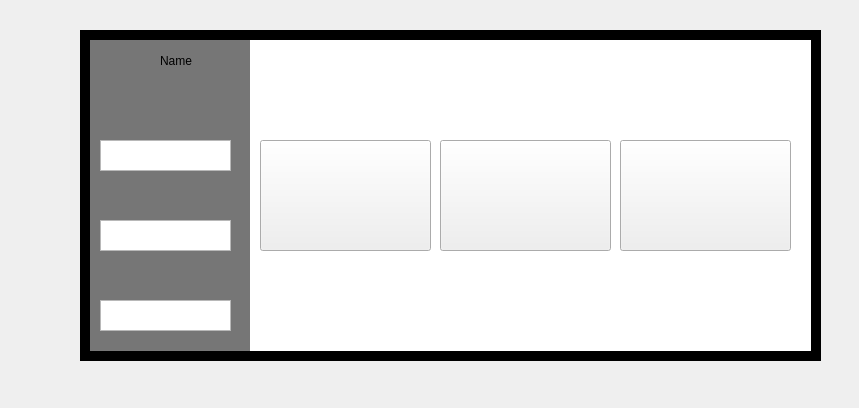
<?xml version="1.0" encoding="UTF-8"?>
<ui version="4.0">
 <class>Form</class>
 <widget class="QWidget" name="Form">
  <property name="geometry">
   <rect>
    <x>0</x>
    <y>0</y>
    <width>859</width>
    <height>408</height>
   </rect>
  </property>
  <property name="windowTitle">
   <string>Form</string>
  </property>
  <widget class="QLabel" name="label">
   <property name="geometry">
    <rect>
     <x>0</x>
     <y>0</y>
     <width>871</width>
     <height>411</height>
    </rect>
   </property>
   <property name="styleSheet">
    <string notr="true">image: url(:/newPrefix/fondogrande.png);
border-image: url(:/newPrefix/fondogrande.png);</string>
   </property>
   <property name="text">
    <string/>
   </property>
  </widget>
  <widget class="QLabel" name="label_2">
   <property name="geometry">
    <rect>
     <x>80</x>
     <y>30</y>
     <width>741</width>
     <height>331</height>
    </rect>
   </property>
   <property name="styleSheet">
    <string notr="true">background-color: rgb(0, 0, 0);</string>
   </property>
   <property name="text">
    <string/>
   </property>
  </widget>
  <widget class="QLabel" name="label_3">
   <property name="geometry">
    <rect>
     <x>90</x>
     <y>40</y>
     <width>161</width>
     <height>311</height>
    </rect>
   </property>
   <property name="styleSheet">
    <string notr="true">background-color: rgb(145, 145, 145);
background-color: rgb(118, 118, 118);</string>
   </property>
   <property name="text">
    <string/>
   </property>
  </widget>
  <widget class="QLabel" name="label_4">
   <property name="geometry">
    <rect>
     <x>250</x>
     <y>40</y>
     <width>561</width>
     <height>311</height>
    </rect>
   </property>
   <property name="styleSheet">
    <string notr="true">background-color: rgb(255, 255, 255);</string>
   </property>
   <property name="text">
    <string/>
   </property>
  </widget>
  <widget class="QLabel" name="label_5">
   <property name="geometry">
    <rect>
     <x>250</x>
     <y>40</y>
     <width>561</width>
     <height>51</height>
    </rect>
   </property>
   <property name="styleSheet">
    <string notr="true">image: url(:/newPrefix/superio.png);
border-image: url(:/newPrefix/superio.png);</string>
   </property>
   <property name="text">
    <string>&lt;html&gt;&lt;head/&gt;&lt;body&gt;&lt;p align=&quot;center&quot;&gt;&lt;span style=&quot; font-size:24pt; font-weight:600; color:#ffffff;&quot;&gt;Learn to recycle &lt;/span&gt;&lt;/p&gt;&lt;/body&gt;&lt;/html&gt;</string>
   </property>
  </widget>
  <widget class="QPushButton" name="pushButton">
   <property name="geometry">
    <rect>
     <x>260</x>
     <y>140</y>
     <width>171</width>
     <height>111</height>
    </rect>
   </property>
   <property name="styleSheet">
    <string notr="true">
border-image: url(:/newPrefix/boton1.png);</string>
   </property>
   <property name="text">
    <string/>
   </property>
  </widget>
  <widget class="QPushButton" name="pushButton_2">
   <property name="geometry">
    <rect>
     <x>440</x>
     <y>140</y>
     <width>171</width>
     <height>111</height>
    </rect>
   </property>
   <property name="styleSheet">
    <string notr="true">border-image: url(:/newPrefix/boton2.png);</string>
   </property>
   <property name="text">
    <string/>
   </property>
  </widget>
  <widget class="QLabel" name="label_6">
   <property name="geometry">
    <rect>
     <x>90</x>
     <y>40</y>
     <width>61</width>
     <height>51</height>
    </rect>
   </property>
   <property name="styleSheet">
    <string notr="true">border-image: url(:/newPrefix/user.png);</string>
   </property>
   <property name="text">
    <string/>
   </property>
  </widget>
  <widget class="QLabel" name="label_7">
   <property name="geometry">
    <rect>
     <x>160</x>
     <y>50</y>
     <width>71</width>
     <height>21</height>
    </rect>
   </property>
   <property name="text">
    <string>Name</string>
   </property>
  </widget>
  <widget class="QLabel" name="label_8">
   <property name="geometry">
    <rect>
     <x>100</x>
     <y>100</y>
     <width>121</width>
     <height>31</height>
    </rect>
   </property>
   <property name="styleSheet">
    <string notr="true">border-image: url(:/newPrefix/location.png);</string>
   </property>
   <property name="text">
    <string/>
   </property>
  </widget>
  <widget class="QLabel" name="label_9">
   <property name="geometry">
    <rect>
     <x>100</x>
     <y>180</y>
     <width>121</width>
     <height>31</height>
    </rect>
   </property>
   <property name="styleSheet">
    <string notr="true">border-image: url(:/newPrefix/Direction.png);</string>
   </property>
   <property name="text">
    <string/>
   </property>
  </widget>
  <widget class="QLabel" name="label_10">
   <property name="geometry">
    <rect>
     <x>100</x>
     <y>260</y>
     <width>121</width>
     <height>31</height>
    </rect>
   </property>
   <property name="styleSheet">
    <string notr="true">border-image: url(:/newPrefix/postal.png);</string>
   </property>
   <property name="text">
    <string/>
   </property>
  </widget>
  <widget class="QTextEdit" name="textEdit">
   <property name="geometry">
    <rect>
     <x>100</x>
     <y>140</y>
     <width>131</width>
     <height>31</height>
    </rect>
   </property>
  </widget>
  <widget class="QTextEdit" name="textEdit_2">
   <property name="geometry">
    <rect>
     <x>100</x>
     <y>220</y>
     <width>131</width>
     <height>31</height>
    </rect>
   </property>
  </widget>
  <widget class="QTextEdit" name="textEdit_3">
   <property name="geometry">
    <rect>
     <x>100</x>
     <y>300</y>
     <width>131</width>
     <height>31</height>
    </rect>
   </property>
  </widget>
  <widget class="QPushButton" name="pushButton_3">
   <property name="geometry">
    <rect>
     <x>620</x>
     <y>140</y>
     <width>171</width>
     <height>111</height>
    </rect>
   </property>
   <property name="styleSheet">
    <string notr="true">border-image: url(:/newPrefix/boton rojo.png);</string>
   </property>
   <property name="text">
    <string/>
   </property>
  </widget>
  <widget class="QLabel" name="label_11">
   <property name="geometry">
    <rect>
     <x>750</x>
     <y>300</y>
     <width>61</width>
     <height>51</height>
    </rect>
   </property>
   <property name="styleSheet">
    <string notr="true">border-image: url(:/newPrefix/exit.png);</string>
   </property>
   <property name="text">
    <string/>
   </property>
  </widget>
 </widget>
 <resources>
  <include location="fondos imagenes/fondogrande/Nuevo documento de texto.txt"/>
  <include location="fondos imagenes/fondogrande/Nuevo documento de texto (2).txt"/>
  <include location="fondos imagenes/botones/Nuevo documento de texto (4).txt"/>
  <include location="fondos imagenes/botones/Nuevo documento de texto (3).txt"/>
  <include location="fondos imagenes/botones/Nuevo documento de texto (2).txt"/>
  <include location="fondos imagenes/botones/Nuevo documento de texto.txt"/>
  <include location="fondos imagenes/fondosuperior/Nuevo documento de texto.txt"/>
 </resources>
 <connections/>
</ui>
